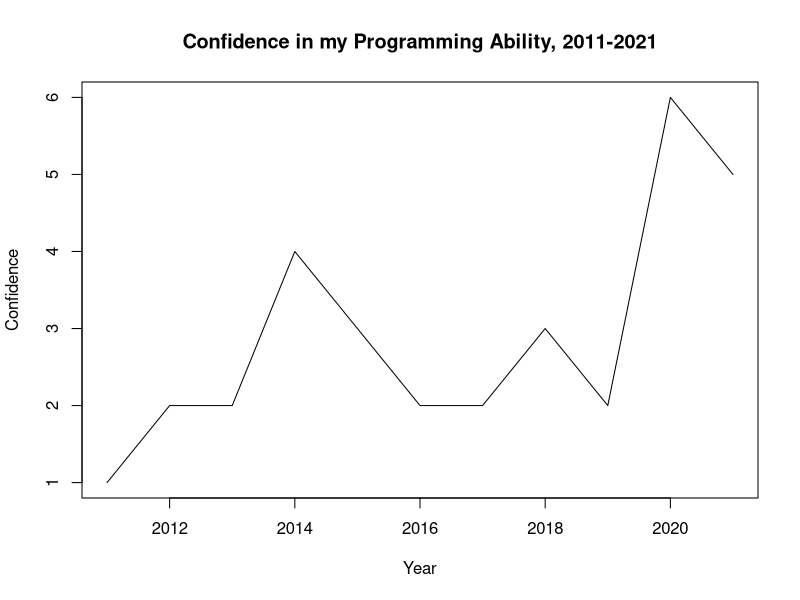

The R source for this figure:
## ---- chunk 1
knitr::opts_chunk$set(fig.path= "../images/")
## ---- chunk 2
x <- c(2011, 2012, 2013, 2014, 2015, 2016, 2017, 2018, 2019, 2020, 2021)
y <- c(1, 2, 2, 4, 3, 2, 2, 3, 2, 6, 5)
plot(x, y, xlab = "Year", ylab = "Confidence", type = "l", main = "Confidence in my Programming Ability, 2011-2021")

